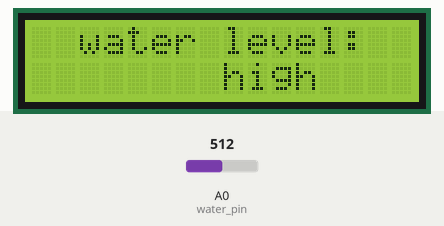
Recording of a sketch running on a simulated Arduino Uno, built with avr-gcc and run on an emulated ATmega328P. On the bench: 16×2 character LCD. Inputs (shaded band) come from the test bench; at power-on: A0 (water_pin) = 512.

Above: at 1.2 s.
1.3 s: A0 (water_pin) set to 308
3.2 s: A0 (water_pin) set to 283
At 5.2 s:
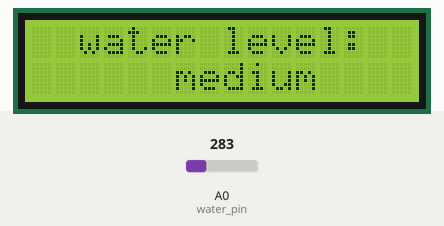
5.5 s: A0 (water_pin) set to 217
7.2 s: A0 (water_pin) set to 186
At 8.7 s:
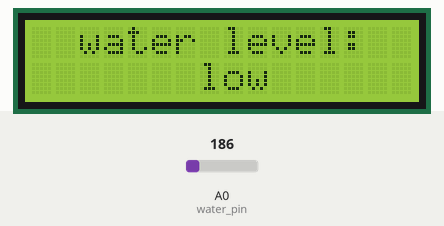
9.5 s: A0 (water_pin) set to 112
11.2 s: A0 (water_pin) set to 90
At 13.3 s:
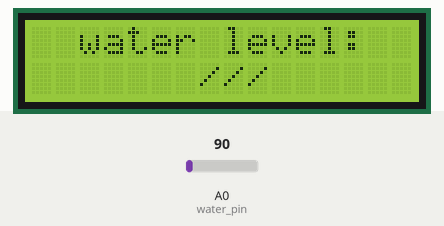
Timing chart, 0 to 14.5 s (numbered marks = the images above; inputs shaded):
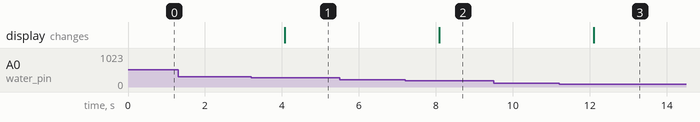

Measured:
- the behaviour switches between 301 and 300 on A0 (water_pin) (found by bisection; images 0 and 1)
- the behaviour switches between 201 and 200 on A0 (water_pin) (found by bisection; images 1 and 2)
- the behaviour switches between 101 and 100 on A0 (water_pin) (found by bisection; images 2 and 3)
- after the input at 1.3 s, every drawn part: stays the same
- after the input at 3.2 s, the display: changes after 0.88 s (image 1)
- after the input at 5.5 s, every drawn part: stays the same
- after the input at 7.2 s, the display: changes after 0.89 s (image 2)
- after the input at 9.5 s, every drawn part: stays the same
- after the input at 11.2 s, the display: changes after 0.90 s (image 3)

The sketch:

water_sensor_WV.ino
```cpp
#include <LiquidCrystal.h>
LiquidCrystal lcd(1, 2, 4, 5, 6, 7);

int water_pin = A0;
int variable = 0;

void setup(){
    lcd.begin(16,2);
    lcd.setCursor(2,0);
    lcd.println("water level:        ");
}
void loop(){

  variable = analogRead(water_pin);

  if(variable <= 100){
    lcd.setCursor(2, 1);
    lcd.println("     ///        ");
  }
  else if(variable > 100 && variable <= 200){
    lcd.setCursor(2, 1);
    lcd.println("     low       ");
  }
  else if(variable > 200 && variable <=300){
    lcd.setCursor(2, 1);
    lcd.println("    medium       ");
  }
  else if(variable > 300){
    lcd.setCursor(2, 1);
    lcd.println("      high       ");
  }
  delay(1000);
}
```
